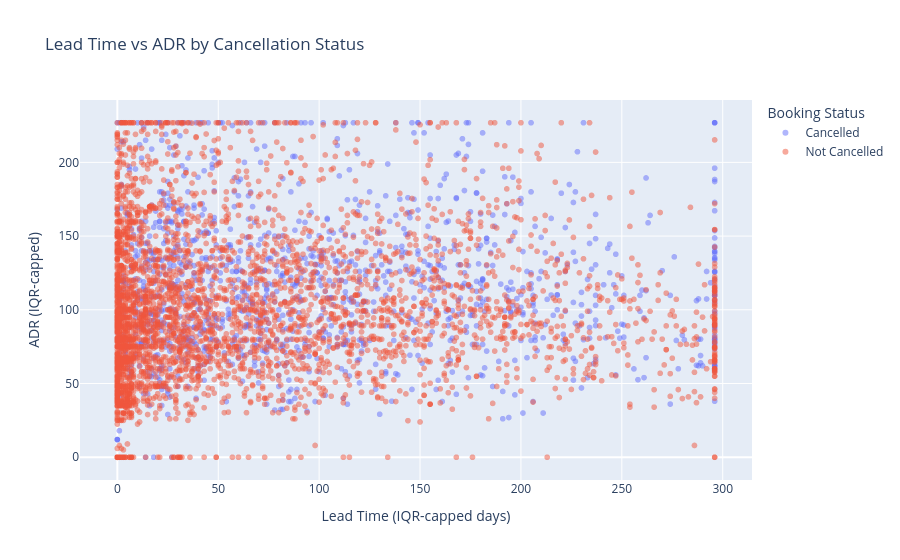

The notebook cell saved with this chart:
### Markdown cell above
## 13. Lead Time vs ADR

### Code cell
scatter_df = df.sample(
    n=min(5000, len(df)),
    random_state=42
)

fig = px.scatter(
    scatter_df,
    x="lead_time_clean",
    y="adr_clean",
    color="cancellation_status",
    opacity=0.5,
    title="Lead Time vs ADR by Cancellation Status",
    labels={
        "lead_time_clean": "Lead Time (IQR-capped days)",
        "adr_clean": "ADR (IQR-capped)",
        "cancellation_status": "Booking Status"
    }
)
fig.show()

lead_adr_corr = df[["lead_time", "adr"]].corr().iloc[0, 1]

print(
    f"Observation: The correlation between lead time and ADR is "
    f"{lead_adr_corr:.3f}, showing the strength and direction of their linear relationship."
)

### Figure 1 — Plotly figure (JSON) as saved in the notebook; plotly's stock layout.template omitted (floating-point values rounded to 4 significant figures; data arrays with more than 128 entries replaced by an {"elided": "..."} marker saying what was removed)
{"data": [{"hovertemplate": "Booking Status=Cancelled<br>Lead Time (IQR-capped days)=%{x}<br>ADR (IQR-capped)=%{y}<extra></extra>", "legendgroup": "Cancelled", "marker": {"color": "#636efa", "opacity": 0.5, "symbol": "circle"}, "mode": "markers", "name": "Cancelled", "showlegend": true, "type": "scattergl", "x": {"elided": "1285 int values"}, "xaxis": "x", "y": {"elided": "1285 float values"}, "yaxis": "y"}, {"hovertemplate": "Booking Status=Not Cancelled<br>Lead Time (IQR-capped days)=%{x}<br>ADR (IQR-capped)=%{y}<extra></extra>", "legendgroup": "Not Cancelled", "marker": {"color": "#EF553B", "opacity": 0.5, "symbol": "circle"}, "mode": "markers", "name": "Not Cancelled", "showlegend": true, "type": "scattergl", "x": {"elided": "3715 int values"}, "xaxis": "x", "y": {"elided": "3715 float values"}, "yaxis": "y"}], "layout": {"legend": {"title": {"text": "Booking Status"}, "tracegroupgap": 0}, "title": {"text": "Lead Time vs ADR by Cancellation Status"}, "xaxis": {"anchor": "y", "domain": [0, 1], "title": {"text": "Lead Time (IQR-capped days)"}}, "yaxis": {"anchor": "x", "domain": [0, 1], "title": {"text": "ADR (IQR-capped)"}}}}
